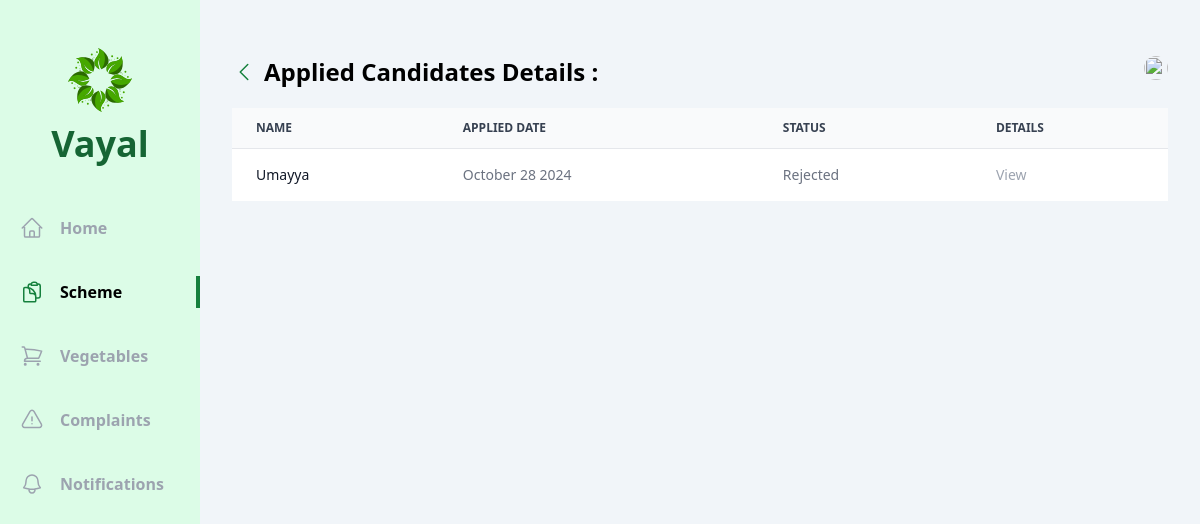
Page /officer/schemes/5/applied_users on the committed database.
### officer/models.py (models this page shows, shortened)
class SchemeApplication(models.Model):
    scheme=models.ForeignKey(Scheme, on_delete=models.CASCADE)
    vayal_user = models.ForeignKey(Vayal_User, on_delete=models.CASCADE)
    officer=models.ForeignKey(Agricultural_officer, on_delete=models.CASCADE,null=True, blank=True)
    benefiting=models.CharField(max_length=50,choices= benefiting)
    house_number= models.CharField(max_length=250)
    ward_number= models.CharField(max_length=250)
    total_land_area = models.CharField(max_length=255)
    land_survay_no= models.CharField(max_length=5)
    bank_name=models.CharField(max_length=255)
    branch=models.CharField(max_length=255)
    account_no=models.CharField(max_length=19)
    sign=models.ImageField(upload_to='scheme/sign/')
    aadhar=models.FileField(upload_to='scheme/aadhar/')
    land_tax=models.FileField(upload_to='scheme/land_tax/')
    bank_pass=models.FileField(upload_to='scheme/bank_pass/')
    applied_date=models.DateTimeField(auto_now_add=True)
    status = models.CharField(max_length=50, choices=scheme_status, default='Pending')

class Vayal_User(models.Model):
    account = models.OneToOneField(User, on_delete=models.CASCADE)
    name=models.CharField(max_length=225)
    dob=models.DateField()
    gender= models.CharField(max_length=20, choices=gender)
    phone_number = models.CharField(max_length=10)
    aadhar_number= models.CharField(max_length=12)
    cast=models.CharField(max_length=20, choices=cast)
    house_name=models.CharField(max_length=225)
    place=models.CharField(max_length=225)
    village=models.CharField(max_length=225)
    pincode = models.CharField(max_length=6)
    muncipality=models.CharField(max_length=225,default="Kozhikode")
    district=models.CharField(max_length=225,default="Kozhikode")
    land_ownership=models.CharField(max_length=20, choices=land)
    photo=models.ImageField(upload_to='photos/')
    joined_date=models.DateTimeField(auto_now_add=True)
    vegetable_permission_applied=models.CharField(max_length=225,default="False")
    vegetable_permission=models.CharField(max_length=225, choices=vegetable_permission_status,default="Pending")

### officer/views/scheme_application.py (the view)
# urls.py: path('schemes/',schemes.index,name='schemes'),
def index(request,id):
    scheme=Scheme.objects.get(id=id)
    scheme_application= SchemeApplication.objects.filter(scheme=scheme)
    return render(request,'officer/scheme_application/index.html',{'scheme_application':scheme_application})

### officer/templates/officer/scheme_application/index.html (shortened to what this page needs)
{% extends 'base.html' %}
{% load tailwind_filters %}
{% block content %}
<div class="flex  bg-slate-100">
    <div class="w-2/12 bg-green-100 flex flex-col items-center pb-10">
        <div class="my-12 flex flex-col gap-3 justify-center items-center">
            <h1 class="text-4xl font-bold text-green-800 ">Vayal</h1>
        </div>
        <ul class="flex flex-col gap-8 w-full font-bold text-gray-400">
          <li class="w-full flex items-center px-5 py-1 gap-4 group hover:text-gray-500 cursor-pointer hover:border-green-700 hover:border-r-4">
            <a href="{% url 'officer:home' %}">Home</a>
        </li>
              <li class="w-full flex items-center px-5 py-1 gap-4 border-r-4 text-black border-green-700">
                <a href="{% url 'officer:schemes' %}">Scheme</a>
            </li>
            <li class="w-full flex items-center px-5 py-1 gap-4 group hover:text-gray-500 cursor-pointer hover:border-green-700 hover:border-r-4">
              <a href="{% url 'officer:vegetables' %}">Vegetables</a>
          </li>
          <li class="w-full flex items-center px-5 py-1 gap-4 group hover:text-gray-500 cursor-pointer hover:border-green-700 hover:border-r-4">
              <a href="{% url 'officer:complaints' %}">Complaints</a>
          </li>
          <li class="w-full flex items-center px-5 py-1 gap-4 group hover:text-gray-500 cursor-pointer hover:border-green-700 hover:border-r-4">
              <a href="{% url 'officer:notifications' %}">Notifications</a>
          </li>
        </ul>
      </div>
    <div class="w-10/12 h-screen overflow-y-auto px-8 py-14">
      <div class="flex justify-between mb-5">
        <div class="flex items-center gap-2">
            <a class="text-green-700" href="{% url 'officer:schemes' %}">
                <svg xmlns="http://www.w3.org/2000/svg" fill="none" viewBox="0 0 24 24" stroke-width="1.5" stroke="currentColor" class="w-6 h-6">
                    <path stroke-linecap="round" stroke-linejoin="round" d="M15.75 19.5L8.25 12l7.5-7.5" />
                </svg>
            </a>
            <h1 class="text-2xl font-bold">Applied Candidates Details :
            </h1>
        </div>
            <div class="relative">
              <img id="profile" src="/uploads/{{vayal_user.image}}" class="h-6 w-6 rounded-full cursor-pointer" alt="">
            </div>
        </div>
        {% if  scheme_application %}
        <div class="border-none rounded-lg">
            <table class="min-w-full divide-y divide-gray-200 text-sm text-left text-gray-500">
                <thead class="text-xs text-gray-700 uppercase bg-gray-50">
                    <tr class="">
                        <th scope="col" class="px-6 py-3">
                           Name
                        </th>
                        <th scope="col" class="px-6 py-3">
                            Applied Date
                        </th>
                        <th scope="col" class="px-6 py-3">
                            Status
                        </th>
                        <th scope="col" class="px-6 py-3" colspan="2">
                            Details
                        </th>
                    </tr>
                </thead>
                <tbody>
                    {% for scheme_application in scheme_application %}
                        <tr class="bg-white border-b last:border-none">
                            <th scope="row" class="px-6 py-4 font-medium text-gray-900 whitespace-nowrap">
                                {{scheme_application.vayal_user.name }}
                            </th>
                            <td class="px-6 py-4">
                                {{scheme_application.applied_date  | date:"F d Y" }}
                            </td>
                            <td class="px-6 py-4">
                                {{scheme_application.status }}
                            </td>
                            <td class="px-6 py-4">
                                <div class="flex">
                                    <a href="{% url 'officer:applied_user_details'  scheme_application.id scheme_application.vayal_user.id %}" class="text-gray-400">View</a>
                                </div>
                            </td>
                        </tr>
                    {% endfor %}
                </tbody>
            </table>
            {% else %}
            <div class="flex flex-col items-center justify-center col-span-3 text-center my-20">
                <p class="text-2xl font-semibold text-gray-500 mb-4 mt-12">No users have applied for this scheme.</p>
            </div>
        {% endif %}
        </div>
    </div>
</div>
{% endblock content %}

### rows in the picture
SchemeApplication: vayal_user.name "Umayya", applied_date "October 28 2024", status "Rejected"
